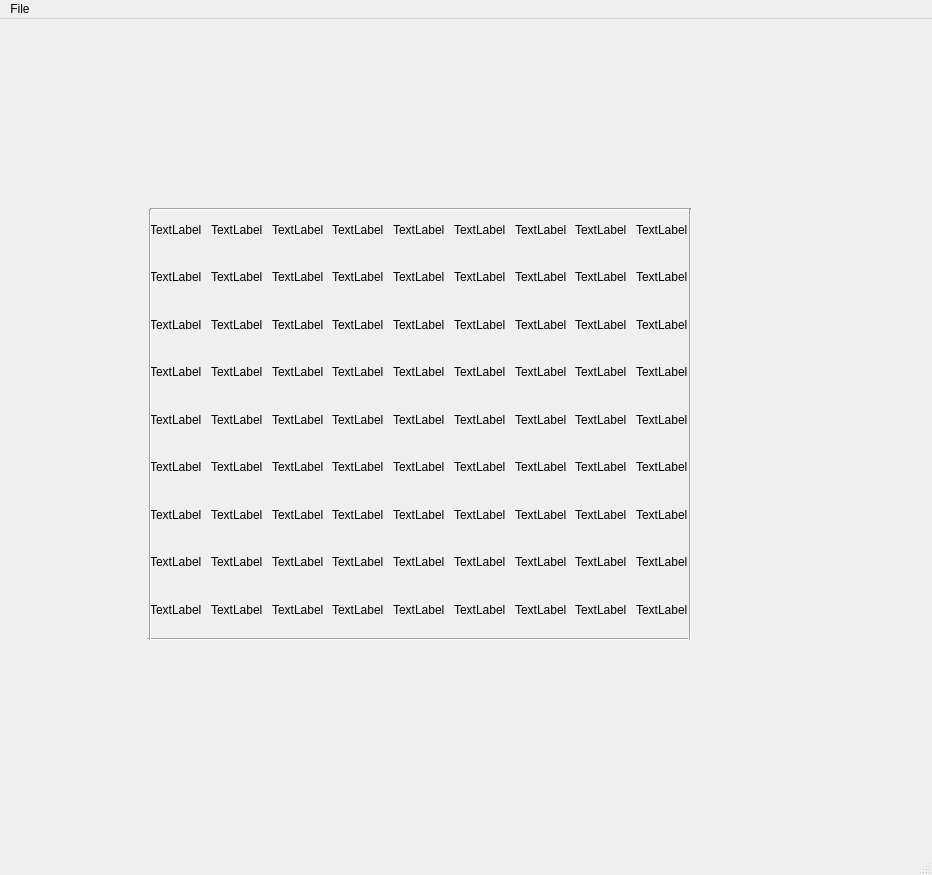
<?xml version="1.0" encoding="UTF-8"?>
<ui version="4.0">
 <class>MainWindow</class>
 <widget class="QMainWindow" name="MainWindow">
  <property name="geometry">
   <rect>
    <x>0</x>
    <y>0</y>
    <width>932</width>
    <height>875</height>
   </rect>
  </property>
  <property name="windowTitle">
   <string>MainWindow</string>
  </property>
  <widget class="QWidget" name="centralwidget">
   <widget class="QWidget" name="gridLayoutWidget">
    <property name="geometry">
     <rect>
      <x>150</x>
      <y>190</y>
      <width>541</width>
      <height>421</height>
     </rect>
    </property>
    <layout class="QGridLayout" name="gridLayout_2">
     <item row="1" column="3">
      <widget class="QLabel" name="label_59">
       <property name="text">
        <string>TextLabel</string>
       </property>
      </widget>
     </item>
     <item row="3" column="8">
      <widget class="QLabel" name="label_65">
       <property name="text">
        <string>TextLabel</string>
       </property>
      </widget>
     </item>
     <item row="5" column="4">
      <widget class="QLabel" name="label_37">
       <property name="text">
        <string>TextLabel</string>
       </property>
      </widget>
     </item>
     <item row="0" column="8">
      <widget class="QLabel" name="label_67">
       <property name="text">
        <string>TextLabel</string>
       </property>
      </widget>
     </item>
     <item row="3" column="1">
      <widget class="QLabel" name="label_43">
       <property name="text">
        <string>TextLabel</string>
       </property>
      </widget>
     </item>
     <item row="7" column="4">
      <widget class="QLabel" name="label_21">
       <property name="text">
        <string>TextLabel</string>
       </property>
      </widget>
     </item>
     <item row="0" column="4">
      <widget class="QLabel" name="label_68">
       <property name="text">
        <string>TextLabel</string>
       </property>
      </widget>
     </item>
     <item row="0" column="1">
      <widget class="QLabel" name="label_46">
       <property name="text">
        <string>TextLabel</string>
       </property>
      </widget>
     </item>
     <item row="0" column="5">
      <widget class="QLabel" name="label_69">
       <property name="text">
        <string>TextLabel</string>
       </property>
      </widget>
     </item>
     <item row="4" column="7">
      <widget class="QLabel" name="label_56">
       <property name="text">
        <string>TextLabel</string>
       </property>
      </widget>
     </item>
     <item row="7" column="6">
      <widget class="QLabel" name="label_23">
       <property name="text">
        <string>TextLabel</string>
       </property>
      </widget>
     </item>
     <item row="2" column="2">
      <widget class="QLabel" name="label_49">
       <property name="text">
        <string>TextLabel</string>
       </property>
      </widget>
     </item>
     <item row="1" column="8">
      <widget class="QLabel" name="label_72">
       <property name="text">
        <string>TextLabel</string>
       </property>
      </widget>
     </item>
     <item row="1" column="7">
      <widget class="QLabel" name="label_81">
       <property name="text">
        <string>TextLabel</string>
       </property>
      </widget>
     </item>
     <item row="3" column="0">
      <widget class="QLabel" name="label_14">
       <property name="text">
        <string>TextLabel</string>
       </property>
      </widget>
     </item>
     <item row="5" column="6">
      <widget class="QLabel" name="label_39">
       <property name="text">
        <string>TextLabel</string>
       </property>
      </widget>
     </item>
     <item row="8" column="3">
      <widget class="QLabel" name="label_6">
       <property name="text">
        <string>TextLabel</string>
       </property>
      </widget>
     </item>
     <item row="5" column="3">
      <widget class="QLabel" name="label_36">
       <property name="text">
        <string>TextLabel</string>
       </property>
      </widget>
     </item>
     <item row="2" column="1">
      <widget class="QLabel" name="label_44">
       <property name="text">
        <string>TextLabel</string>
       </property>
      </widget>
     </item>
     <item row="6" column="6">
      <widget class="QLabel" name="label_31">
       <property name="text">
        <string>TextLabel</string>
       </property>
      </widget>
     </item>
     <item row="8" column="4">
      <widget class="QLabel" name="label_5">
       <property name="text">
        <string>TextLabel</string>
       </property>
      </widget>
     </item>
     <item row="2" column="4">
      <widget class="QLabel" name="label_75">
       <property name="text">
        <string>TextLabel</string>
       </property>
      </widget>
     </item>
     <item row="0" column="6">
      <widget class="QLabel" name="label_70">
       <property name="text">
        <string>TextLabel</string>
       </property>
      </widget>
     </item>
     <item row="6" column="5">
      <widget class="QLabel" name="label_30">
       <property name="text">
        <string>TextLabel</string>
       </property>
      </widget>
     </item>
     <item row="4" column="1">
      <widget class="QLabel" name="label_42">
       <property name="text">
        <string>TextLabel</string>
       </property>
      </widget>
     </item>
     <item row="8" column="8">
      <widget class="QLabel" name="label">
       <property name="text">
        <string>TextLabel</string>
       </property>
      </widget>
     </item>
     <item row="0" column="0">
      <widget class="QLabel" name="label_17">
       <property name="text">
        <string>TextLabel</string>
       </property>
      </widget>
     </item>
     <item row="8" column="5">
      <widget class="QLabel" name="label_7">
       <property name="text">
        <string>TextLabel</string>
       </property>
      </widget>
     </item>
     <item row="3" column="4">
      <widget class="QLabel" name="label_61">
       <property name="text">
        <string>TextLabel</string>
       </property>
      </widget>
     </item>
     <item row="7" column="1">
      <widget class="QLabel" name="label_18">
       <property name="text">
        <string>TextLabel</string>
       </property>
      </widget>
     </item>
     <item row="6" column="3">
      <widget class="QLabel" name="label_28">
       <property name="text">
        <string>TextLabel</string>
       </property>
      </widget>
     </item>
     <item row="4" column="6">
      <widget class="QLabel" name="label_55">
       <property name="text">
        <string>TextLabel</string>
       </property>
      </widget>
     </item>
     <item row="7" column="3">
      <widget class="QLabel" name="label_20">
       <property name="text">
        <string>TextLabel</string>
       </property>
      </widget>
     </item>
     <item row="3" column="3">
      <widget class="QLabel" name="label_57">
       <property name="text">
        <string>TextLabel</string>
       </property>
      </widget>
     </item>
     <item row="7" column="8">
      <widget class="QLabel" name="label_25">
       <property name="text">
        <string>TextLabel</string>
       </property>
      </widget>
     </item>
     <item row="1" column="2">
      <widget class="QLabel" name="label_50">
       <property name="text">
        <string>TextLabel</string>
       </property>
      </widget>
     </item>
     <item row="1" column="4">
      <widget class="QLabel" name="label_74">
       <property name="text">
        <string>TextLabel</string>
       </property>
      </widget>
     </item>
     <item row="6" column="1">
      <widget class="QLabel" name="label_26">
       <property name="text">
        <string>TextLabel</string>
       </property>
      </widget>
     </item>
     <item row="0" column="3">
      <widget class="QLabel" name="label_60">
       <property name="text">
        <string>TextLabel</string>
       </property>
      </widget>
     </item>
     <item row="6" column="2">
      <widget class="QLabel" name="label_27">
       <property name="text">
        <string>TextLabel</string>
       </property>
      </widget>
     </item>
     <item row="4" column="4">
      <widget class="QLabel" name="label_53">
       <property name="text">
        <string>TextLabel</string>
       </property>
      </widget>
     </item>
     <item row="5" column="7">
      <widget class="QLabel" name="label_40">
       <property name="text">
        <string>TextLabel</string>
       </property>
      </widget>
     </item>
     <item row="6" column="7">
      <widget class="QLabel" name="label_32">
       <property name="text">
        <string>TextLabel</string>
       </property>
      </widget>
     </item>
     <item row="5" column="1">
      <widget class="QLabel" name="label_34">
       <property name="text">
        <string>TextLabel</string>
       </property>
      </widget>
     </item>
     <item row="1" column="0">
      <widget class="QLabel" name="label_16">
       <property name="text">
        <string>TextLabel</string>
       </property>
      </widget>
     </item>
     <item row="4" column="2">
      <widget class="QLabel" name="label_47">
       <property name="text">
        <string>TextLabel</string>
       </property>
      </widget>
     </item>
     <item row="3" column="6">
      <widget class="QLabel" name="label_63">
       <property name="text">
        <string>TextLabel</string>
       </property>
      </widget>
     </item>
     <item row="5" column="0">
      <widget class="QLabel" name="label_12">
       <property name="text">
        <string>TextLabel</string>
       </property>
      </widget>
     </item>
     <item row="4" column="0">
      <widget class="QLabel" name="label_13">
       <property name="text">
        <string>TextLabel</string>
       </property>
      </widget>
     </item>
     <item row="3" column="7">
      <widget class="QLabel" name="label_64">
       <property name="text">
        <string>TextLabel</string>
       </property>
      </widget>
     </item>
     <item row="7" column="5">
      <widget class="QLabel" name="label_22">
       <property name="text">
        <string>TextLabel</string>
       </property>
      </widget>
     </item>
     <item row="5" column="2">
      <widget class="QLabel" name="label_35">
       <property name="text">
        <string>TextLabel</string>
       </property>
      </widget>
     </item>
     <item row="8" column="7">
      <widget class="QLabel" name="label_9">
       <property name="text">
        <string>TextLabel</string>
       </property>
      </widget>
     </item>
     <item row="2" column="0">
      <widget class="QLabel" name="label_15">
       <property name="text">
        <string>TextLabel</string>
       </property>
      </widget>
     </item>
     <item row="3" column="2">
      <widget class="QLabel" name="label_48">
       <property name="text">
        <string>TextLabel</string>
       </property>
      </widget>
     </item>
     <item row="7" column="7">
      <widget class="QLabel" name="label_24">
       <property name="text">
        <string>TextLabel</string>
       </property>
      </widget>
     </item>
     <item row="0" column="2">
      <widget class="QLabel" name="label_51">
       <property name="text">
        <string>TextLabel</string>
       </property>
      </widget>
     </item>
     <item row="2" column="5">
      <widget class="QLabel" name="label_76">
       <property name="text">
        <string>TextLabel</string>
       </property>
      </widget>
     </item>
     <item row="8" column="1">
      <widget class="QLabel" name="label_2">
       <property name="text">
        <string>TextLabel</string>
       </property>
      </widget>
     </item>
     <item row="7" column="0">
      <widget class="QLabel" name="label_10">
       <property name="text">
        <string>TextLabel</string>
       </property>
      </widget>
     </item>
     <item row="2" column="8">
      <widget class="QLabel" name="label_73">
       <property name="text">
        <string>TextLabel</string>
       </property>
      </widget>
     </item>
     <item row="5" column="8">
      <widget class="QLabel" name="label_41">
       <property name="text">
        <string>TextLabel</string>
       </property>
      </widget>
     </item>
     <item row="0" column="7">
      <widget class="QLabel" name="label_71">
       <property name="text">
        <string>TextLabel</string>
       </property>
      </widget>
     </item>
     <item row="6" column="8">
      <widget class="QLabel" name="label_33">
       <property name="text">
        <string>TextLabel</string>
       </property>
      </widget>
     </item>
     <item row="8" column="0">
      <widget class="QLabel" name="label_4">
       <property name="text">
        <string>TextLabel</string>
       </property>
      </widget>
     </item>
     <item row="4" column="3">
      <widget class="QLabel" name="label_52">
       <property name="text">
        <string>TextLabel</string>
       </property>
      </widget>
     </item>
     <item row="5" column="5">
      <widget class="QLabel" name="label_38">
       <property name="text">
        <string>TextLabel</string>
       </property>
      </widget>
     </item>
     <item row="4" column="8">
      <widget class="QLabel" name="label_66">
       <property name="text">
        <string>TextLabel</string>
       </property>
      </widget>
     </item>
     <item row="2" column="3">
      <widget class="QLabel" name="label_58">
       <property name="text">
        <string>TextLabel</string>
       </property>
      </widget>
     </item>
     <item row="2" column="6">
      <widget class="QLabel" name="label_77">
       <property name="text">
        <string>TextLabel</string>
       </property>
      </widget>
     </item>
     <item row="8" column="6">
      <widget class="QLabel" name="label_8">
       <property name="text">
        <string>TextLabel</string>
       </property>
      </widget>
     </item>
     <item row="3" column="5">
      <widget class="QLabel" name="label_62">
       <property name="text">
        <string>TextLabel</string>
       </property>
      </widget>
     </item>
     <item row="4" column="5">
      <widget class="QLabel" name="label_54">
       <property name="text">
        <string>TextLabel</string>
       </property>
      </widget>
     </item>
     <item row="7" column="2">
      <widget class="QLabel" name="label_19">
       <property name="text">
        <string>TextLabel</string>
       </property>
      </widget>
     </item>
     <item row="1" column="5">
      <widget class="QLabel" name="label_79">
       <property name="text">
        <string>TextLabel</string>
       </property>
      </widget>
     </item>
     <item row="6" column="4">
      <widget class="QLabel" name="label_29">
       <property name="text">
        <string>TextLabel</string>
       </property>
      </widget>
     </item>
     <item row="6" column="0">
      <widget class="QLabel" name="label_11">
       <property name="text">
        <string>TextLabel</string>
       </property>
      </widget>
     </item>
     <item row="1" column="1">
      <widget class="QLabel" name="label_45">
       <property name="text">
        <string>TextLabel</string>
       </property>
      </widget>
     </item>
     <item row="2" column="7">
      <widget class="QLabel" name="label_78">
       <property name="text">
        <string>TextLabel</string>
       </property>
      </widget>
     </item>
     <item row="8" column="2">
      <widget class="QLabel" name="label_3">
       <property name="text">
        <string>TextLabel</string>
       </property>
      </widget>
     </item>
     <item row="1" column="6">
      <widget class="QLabel" name="label_80">
       <property name="text">
        <string>TextLabel</string>
       </property>
      </widget>
     </item>
    </layout>
   </widget>
   <widget class="Line" name="line">
    <property name="geometry">
     <rect>
      <x>147</x>
      <y>610</y>
      <width>541</width>
      <height>20</height>
     </rect>
    </property>
    <property name="orientation">
     <enum>Qt::Horizontal</enum>
    </property>
   </widget>
   <widget class="Line" name="line_2">
    <property name="geometry">
     <rect>
      <x>150</x>
      <y>180</y>
      <width>541</width>
      <height>20</height>
     </rect>
    </property>
    <property name="orientation">
     <enum>Qt::Horizontal</enum>
    </property>
   </widget>
   <widget class="Line" name="line_3">
    <property name="geometry">
     <rect>
      <x>140</x>
      <y>190</y>
      <width>20</width>
      <height>431</height>
     </rect>
    </property>
    <property name="orientation">
     <enum>Qt::Vertical</enum>
    </property>
   </widget>
   <widget class="Line" name="line_4">
    <property name="geometry">
     <rect>
      <x>680</x>
      <y>190</y>
      <width>20</width>
      <height>431</height>
     </rect>
    </property>
    <property name="orientation">
     <enum>Qt::Vertical</enum>
    </property>
   </widget>
  </widget>
  <widget class="QMenuBar" name="menubar">
   <property name="geometry">
    <rect>
     <x>0</x>
     <y>0</y>
     <width>932</width>
     <height>21</height>
    </rect>
   </property>
   <widget class="QMenu" name="menuFile">
    <property name="title">
     <string>File</string>
    </property>
   </widget>
   <addaction name="menuFile"/>
  </widget>
  <widget class="QStatusBar" name="statusbar"/>
  <action name="actionFile">
   <property name="text">
    <string>File</string>
   </property>
  </action>
 </widget>
 <resources/>
 <connections/>
</ui>
